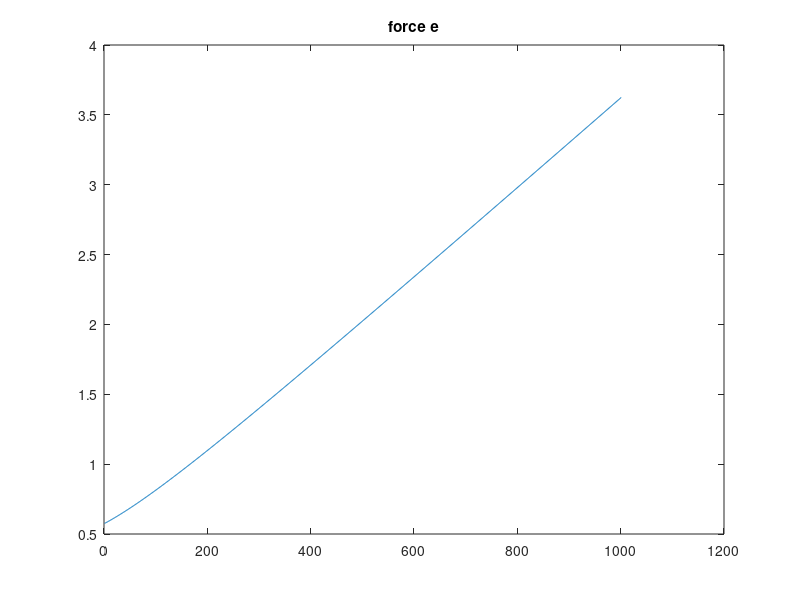
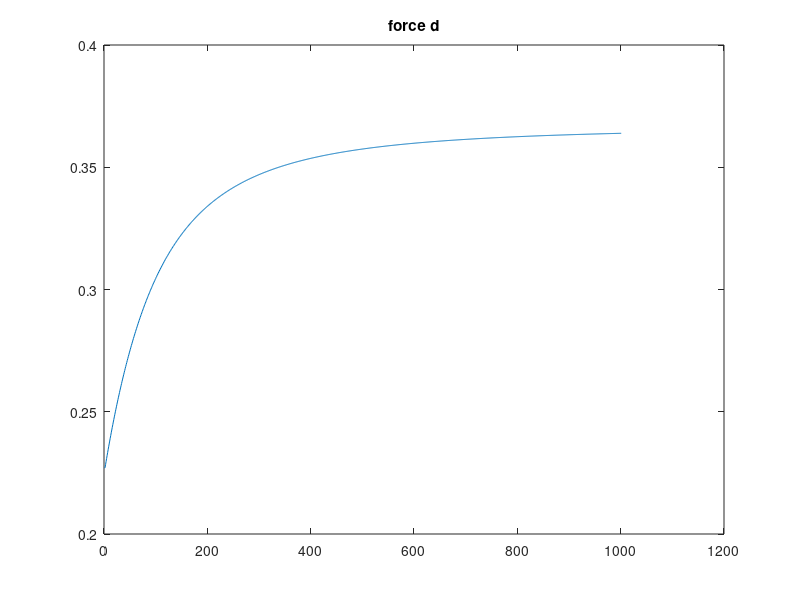
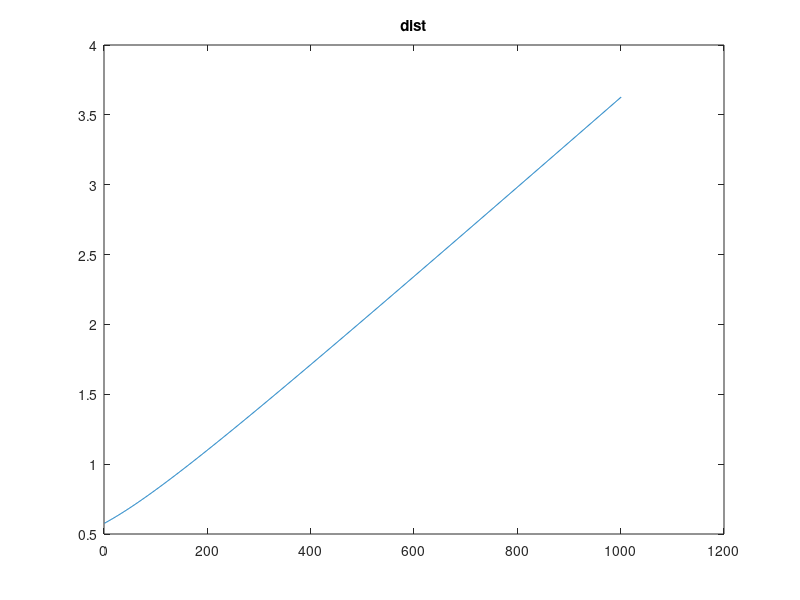
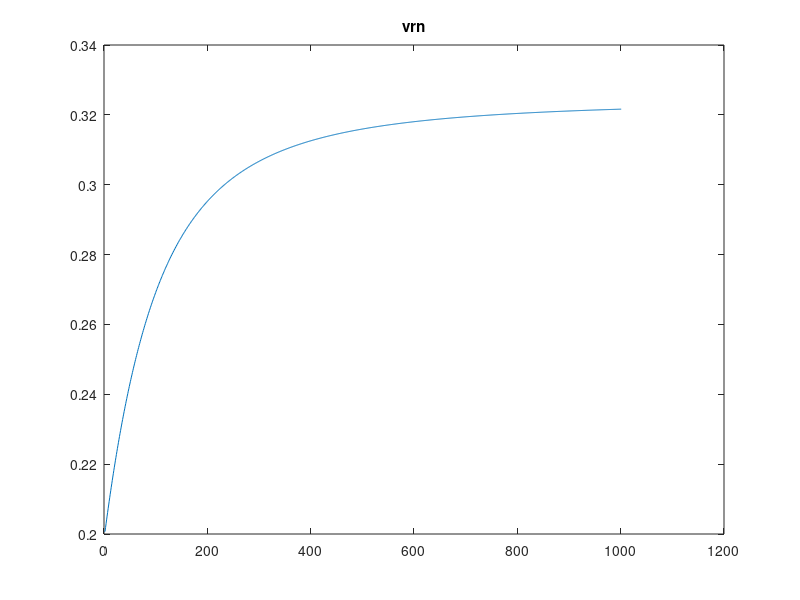

Recreate these plots in MATLAB, in order.
n_particles = 2;
t_max = 10;
dt = 0.01;
t_durn = 0:dt:t_max;

% particle params
m = 1;
k=1;
damping_frac = 0.8;
R = 1;

% initial vals
x = zeros(n_particles,length(t_durn));
y = zeros(n_particles,length(t_durn));

vx = zeros(n_particles,length(t_durn));
vy = zeros(n_particles,length(t_durn));

vrn_vec = zeros(1,length(t_durn));

force_e_x = zeros(1,length(t_durn));
force_e_y = zeros(1,length(t_durn));

force_d_x = zeros(1,length(t_durn));
force_d_y = zeros(1,length(t_durn));

% intialise
x(1,1) = rand;
x(2,1) = rand;

y(1,1) = rand;
y(2,1) = rand;

d = sqrt( (x(1,1) - x(2,1))^2  +  (y(1,1) - y(2,1))^2 );
if d >= 2*R
    while d > 2*R
        x(1,1) = rand;
        x(2,1) = rand;
        
        y(1,1) = rand;
        y(2,1) = rand;
        
        d = sqrt( (x(1,1) - x(2,1))^2  +  (y(1,1) - y(2,1))^2 );
    end
end

vx(1,1) = rand;
vx(2,1) = rand;

vy(1,1) = rand;
vy(2,1) = rand;
    t=2;
    d = sqrt( (x(1,t-1) - x(2,t-1))^2  +  (y(1,t-1) - y(2,t-1))^2 );
    force_e = k*d;
    dx = ( x(1,t-1) - x(2,t-1) );
    dy = ( y(1,t-1) - y(2,t-1) );
    force_e_x(t-1) = force_e*(abs(dx)/d);
    force_e_y(t-1) = force_e*(abs(dy)/d);

    v1x = vx(1,t-1);
    v1y = vy(1,t-1);

    v2x = vx(2,t-1);
    v2y = vy(2,t-1);

    unit_vec = [dx, dy]./d;
    v1n = v1x*unit_vec(1) + v1y*unit_vec(2);
    v2n = v2x*unit_vec(1) + v2y*unit_vec(2);
    vrn = v1n - v2n;
    vrn_vec(t-1) = vrn;

    force_d = damping_frac*sqrt(2*m*k)*vrn;
    force_d_x(t-1) = force_d*(abs(dx)/d);
    force_d_y(t-1) = force_d*(abs(dy)/d);
    
for t=2:length(t_durn)
    d = sqrt( (x(1,t-1) - x(2,t-1))^2  +  (y(1,t-1) - y(2,t-1))^2 );
    force_e = k*d;
    dx = ( x(1,t-1) - x(2,t-1) );
    dy = ( y(1,t-1) - y(2,t-1) );
    force_e_x(t) = force_e*(abs(dx)/d);
    force_e_y(t) = force_e*(abs(dy)/d);


    v1x = vx(1,t-1);
    v1y = vy(1,t-1);

    v2x = vx(2,t-1);
    v2y = vy(2,t-1);

    unit_vec = [dx, dy]./d;
    v1n = v1x*unit_vec(1) + v1y*unit_vec(2);
    v2n = v2x*unit_vec(1) + v2y*unit_vec(2);
    vrn = v1n - v2n;
    vrn_vec(t) = vrn;
    force_d = damping_frac*sqrt(2*m*k)*vrn;
    force_d_x(t) = force_d*(abs(dx)/d);
    force_d_y(t) = force_d*(abs(dy)/d);

    for n=1:n_particles
        vx(n,t) =  vx(n,t-1)+ (  (force_e_x(t) + force_d_x(t))/m   )*dt;
        vy(n,t) =  vy(n,t-1) + (  (force_e_y(t) + force_d_y(t))/m   )*dt;
    end
    
    for n=1:n_particles
        x(n,t) = x(n,t-1) + vx(n,t)*dt;
        y(n,t) = y(n,t-1) + vy(n,t)*dt;
    end
end

%%
figure
    plot(sqrt(force_e_x.^2 + force_e_y.^2))
    title('force e')

figure
     plot(sqrt(force_d_x.^2 + force_d_y.^2))
    title('force d')

  %%
  figure
    plot( sqrt( (x(1,:)-x(2,:)).^2 + (y(1,:)-y(2,:)).^2 ) )
    title('dist')
  %% 
  figure
    plot(vrn_vec)
    title('vrn')